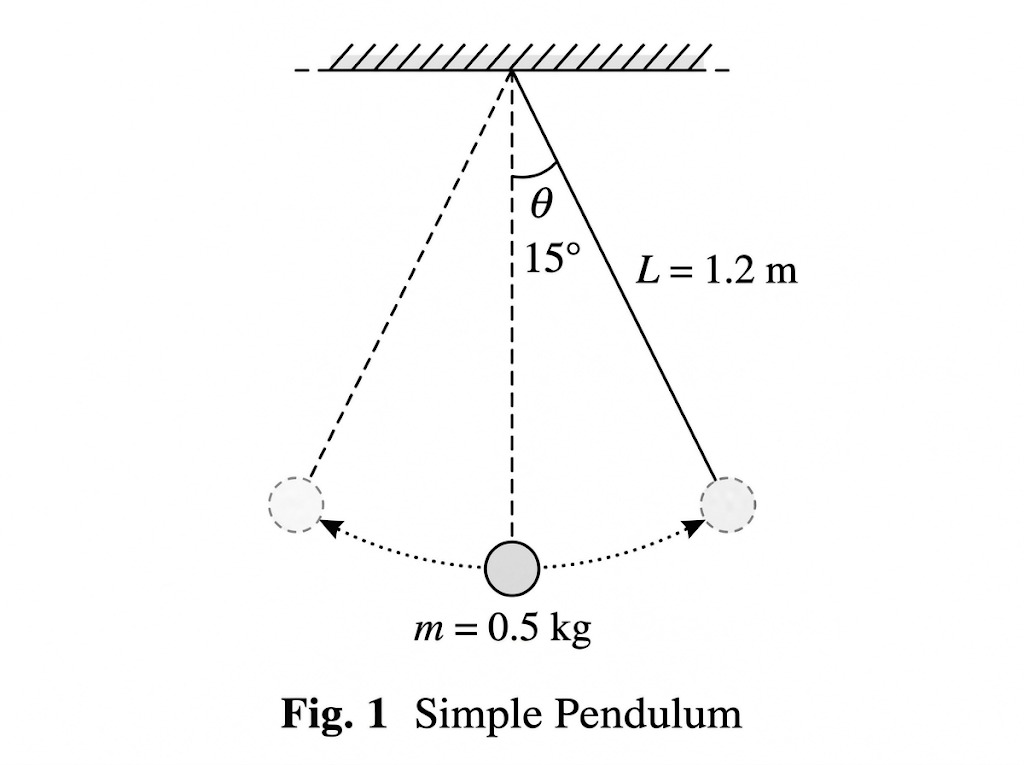
#> input picture backend/tests/mechanics/assets/user-pendulum.png, 1024 x 765 px
$ python -i style.py   (imports and definitions only)
#> lines starting #> are read from the running program, lines starting #| are printed output that depends on the picture; after the words box and inside, x2 and y2 are one past the last pixel; in counts of white or black regions, pixels touching at a corner belong together
#> further down, picture is the input picture: shape (765, 1024, 3); mean B, G, R 249.9, 249.9, 249.9
"""Conservative, untrained image-statistics style estimate and notebook cleanup."""

import cv2
import numpy as np


def estimate_style(image):
    gray = cv2.cvtColor(image, cv2.COLOR_BGR2GRAY)
    ratio = min(1, 640 / max(gray.shape))
#> ratio = 0.625
    gray = cv2.resize(gray, None, fx=ratio, fy=ratio)
#> gray: shape (478, 640)
    background = cv2.GaussianBlur(gray, (0, 0), 15)
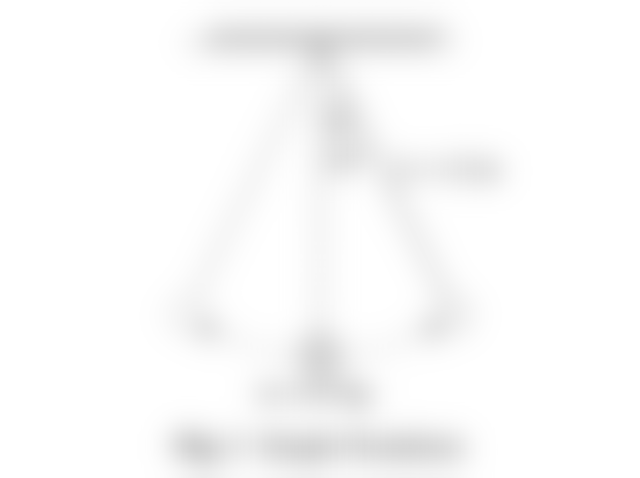
#> background: shape (478, 640); min 211, max 255, mean 249.9
    texture = float(np.std(background))
#> texture = 8.73
    ink = (gray < 140).astype(np.uint8) * 255
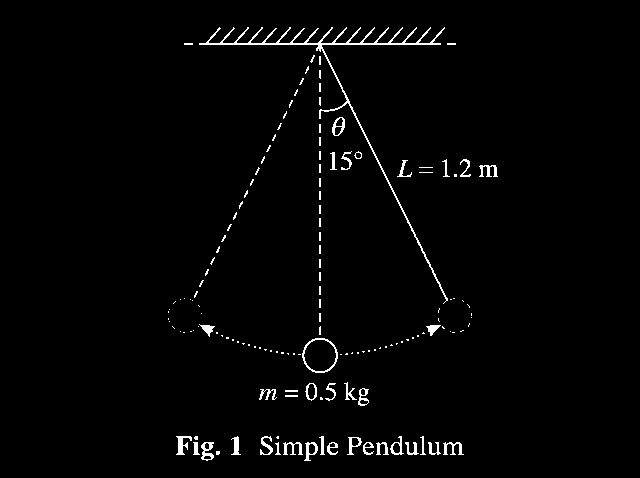
#> ink: shape (478, 640); 1.9% white in thin lines or dots, all inside (x1, y1, x2, y2) = (168, 27, 498, 461)
    distances = cv2.distanceTransform(ink, cv2.DIST_L2, 3)
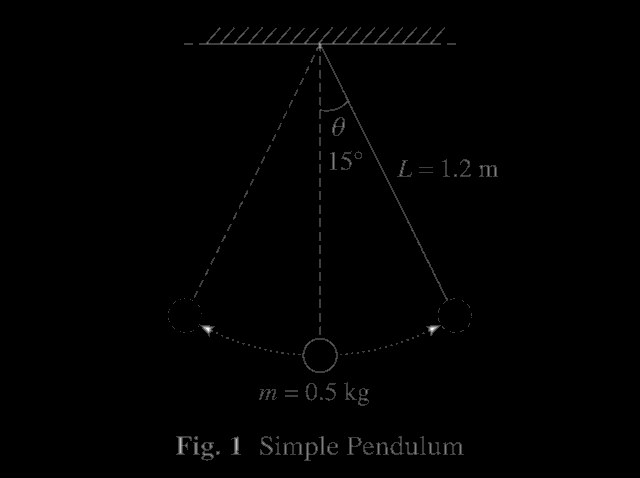
#> distances: shape (478, 640) float32; min 0, max 3.82, mean 0.0203; drawn with min black and max white
    widths = distances[distances > 0]
#> widths = 5766 values, max 3.82 at index 3180, min 0.955 at index 0, mean 1.08
    variance = float(np.std(widths) / max(0.01, np.mean(widths))) if widths.size else 0
#> variance = 0.308
    lines = cv2.HoughLinesP(ink, 1, np.pi / 180, threshold=20, minLineLength=30, maxLineGap=3)
#> lines = [[199, 43, 440, 43], [319, 41, 429, 266], [199, 44, 440, 44], [368, 140, 446, 300], [275, 454, 314, 454], [392, 453, 424, 453], [429, 452, 463, 454], [321, 46, 386, 179], [199, 324, 232, 340], [417, 238, 445, 296]]
    straight = np.zeros_like(ink)
    for line in np.asarray(lines).reshape(-1, 4) if lines is not None else []:
        cv2.line(straight, tuple(line[:2]), tuple(line[2:]), 255, 3)
#> this loop made 10 passes
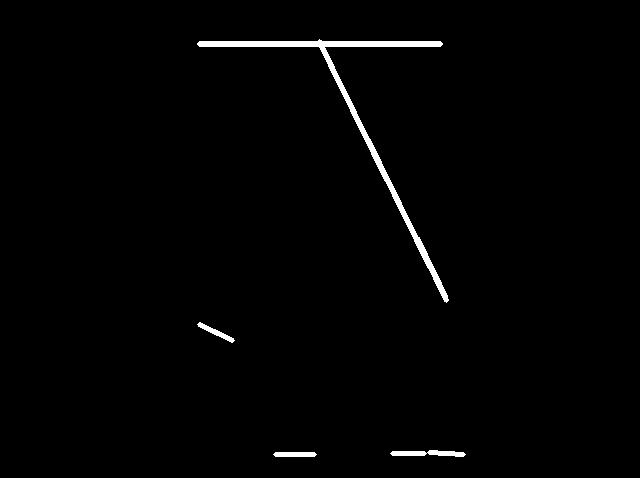
#> straight: shape (478, 640); 1.3% white; 4 white regions, box (x1, y1, x2, y2) and area: (197, 39, 449, 303) 3083, (390, 450, 466, 457) 356, (273, 452, 317, 457) 208, (197, 322, 235, 343) 198
    straightness = float(
        np.count_nonzero((ink > 0) & (straight > 0)) / max(1, np.count_nonzero(ink))
    )
#> straightness = 0.245
    photo = texture > 20 and float(np.mean(gray < 220)) > 0.2
#> photo = False
    style = (
        "photo" if photo else "handwritten" if straightness < 0.4 and variance > 0.38 else "printed"
    )
#> style = 'printed'
    return {
        "style": style,
        "confidence": 0.55,
        "method": "untrained_image_statistics",
        "features": {
            "stroke_width_cv": variance,
            "line_straightness": straightness,
            "background_texture": texture,
        },
    }


def remove_ruling(image):
    gray = cv2.cvtColor(image, cv2.COLOR_BGR2GRAY)
    mask = np.zeros_like(gray, dtype=bool)
    light = (gray > 110) & (gray < 240)
    for axis in [0, 1]:
        projection = light.mean(axis=axis)
        indices = np.flatnonzero(projection > 0.7)
        groups = np.split(indices, np.flatnonzero(np.diff(indices) > 1) + 1) if len(indices) else []
        groups = [group for group in groups if 0 < len(group) <= 3]
        centers = np.array([np.mean(group) for group in groups])
        gaps = np.diff(centers)
        if len(groups) < 3 or np.median(gaps) < 8 or np.std(gaps) / max(1, np.mean(gaps)) > 0.2:
            continue
        for group in groups:
            if axis == 1:
                mask[group, :] = True
            else:
                mask[:, group] = True
    result = image.copy()
    removable = mask & light
    result[removable] = 255
    return result, bool(np.any(removable))

>>> import cv2
>>> picture = cv2.imread('../tests/mechanics/assets/user-pendulum.png')
>>> result = estimate_style(picture)
#> result = 4 items
